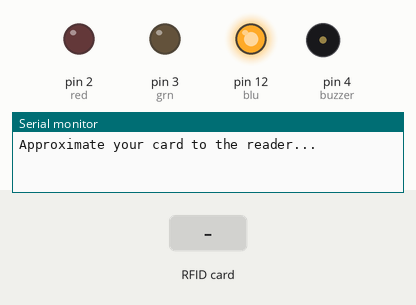
Simulated run of this sketch. Board: Arduino Mega 2560, built with avr-gcc and run on an emulated ATmega2560. On the bench: output pins drawn as LEDs (lit = HIGH), buzzer (waves = sounding), the last lines printed to the serial monitor. The test bench sets the inputs (shaded band). Pins used as bus, display or sensor lines are not drawn.

Above: at 1.2 s.
1.3 s: RFID card 7B 90 4E 39 held to the reader
At 1.9 s:
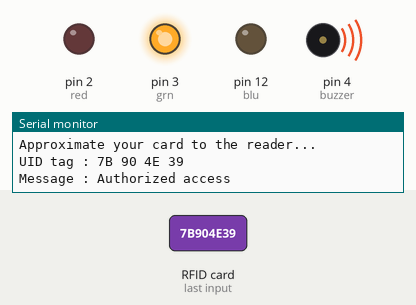
4.3 s: RFID card 5E 7A 19 C4 held to the reader
At 4.7 s:
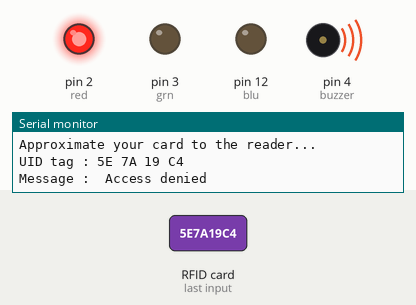
6.4 s: RFID card 7C 5A 0D D2 held to the reader
At 7.6 s:
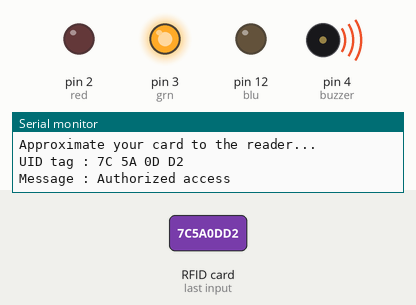
Timing chart, 0 to 9.9 s (numbered marks = the images above; inputs shaded):
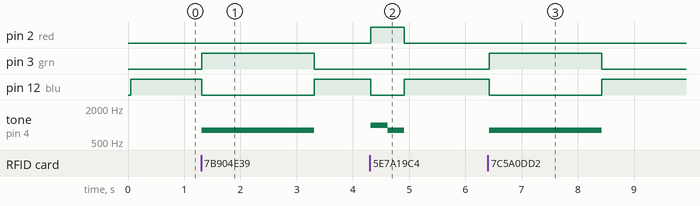

Measured:
- after the input at 1.3 s, pin 3 (grn): LOW → HIGH at once, → LOW 2.0 s later; pin 12 (blu): HIGH → LOW at once, → HIGH 2.0 s later; tone on pin 4 (buzzer): silent → 800 Hz at once, → silent 2.0 s later
- after the input at 4.3 s, pin 2 (red): LOW → HIGH at once, → LOW 0.60 s later; pin 12 (blu): HIGH → LOW at once, → HIGH 0.60 s later; tone on pin 4 (buzzer): silent → 1000 Hz at once, → 800 Hz 0.30 s later, → silent 0.30 s later
- after the input at 6.4 s, pin 3 (grn): LOW → HIGH at once, → LOW 2.0 s later; pin 12 (blu): HIGH → LOW at once, → HIGH 2.0 s later; tone on pin 4 (buzzer): silent → 800 Hz at once, → silent 2.0 s later

The sketch:

RFIDAccessSystemCodeMega.ino
```cpp
#include <SPI.h>
#include <MFRC522.h>

#define SS_PIN 53
#define RST_PIN 5

MFRC522 mfrc522(SS_PIN, RST_PIN);   // Create MFRC522 instance.
 String uid[] = {"7B 90 4E 39", "7C 5A 0D D2"};

 int blu = 12;
 int grn = 3;
 int red = 2;
 int buzzer = 4;
 int button = 0;

void setup()
{
  pinMode(red, OUTPUT);
  pinMode(blu, OUTPUT);
  pinMode(grn, OUTPUT);
  pinMode(buzzer, OUTPUT);
  pinMode(button, INPUT);
  Serial.begin(9600);   // Initiate a serial communication
  SPI.begin();      // Initiate  SPI bus
  mfrc522.PCD_Init();   // Initiate MFRC522
  Serial.println("Approximate your card to the reader...");

}
void loop()
 {
    if(digitalRead(button) == HIGH) {
    Serial.println("Authorized access");
       digitalWrite(blu,LOW);
    digitalWrite(grn, HIGH);
    tone(buzzer,800);
    delay(2000);
    noTone(buzzer);
    digitalWrite(blu,HIGH);
    digitalWrite(grn, LOW);
      Serial.println();
      Serial.println("Approximate your card to the reader...");
      return;
  }
 // Serial.println(digitalRead(btn));
  digitalWrite(blu,HIGH);

  // Look for new cards

  if ( ! mfrc522.PICC_IsNewCardPresent())
  {
    return;
  }
  // Select one of the cards
  if ( ! mfrc522.PICC_ReadCardSerial())
  {
    return;
  }
  //Show UID on serial monitor
  Serial.print("UID tag :");
  String content= "";
  byte letter;
  for (byte i = 0; i < mfrc522.uid.size; i++)
  {
     Serial.print(mfrc522.uid.uidByte[i] < 0x10 ? " 0" : " ");
     Serial.print(mfrc522.uid.uidByte[i], HEX);
     content.concat(String(mfrc522.uid.uidByte[i] < 0x10 ? " 0" : " "));
     content.concat(String(mfrc522.uid.uidByte[i], HEX));
  }
  Serial.println();
  Serial.print("Message : ");
  content.toUpperCase();
  bool flag = false;
  for(int i = 0; i < (sizeof(uid)/sizeof(uid[0]));i++) {
  if (content.substring(1) == uid[i]) //change here the UID of the card/cards that you want to give access
  {

    Serial.println("Authorized access");
    digitalWrite(blu,LOW);
    digitalWrite(grn, HIGH);
    tone(buzzer,800);
    delay(2000);
    noTone(buzzer);
    digitalWrite(blu,HIGH);
    digitalWrite(grn, LOW);
    Serial.println();
    flag = true;
     Serial.println("Approximate your card to the reader...");
    break;
  }
  }


if(!flag)   {

    Serial.println(" Access denied");
      digitalWrite(blu,LOW);
    digitalWrite(red, HIGH);
    tone(buzzer,1000);
    delay(300);
    noTone(buzzer);
     tone(buzzer,800);
    delay(300);
    noTone(buzzer);
    digitalWrite(blu,HIGH);
    digitalWrite(red, LOW);
    Serial.println();
    Serial.println("Approximate your card to the reader...");
 }

}
```
